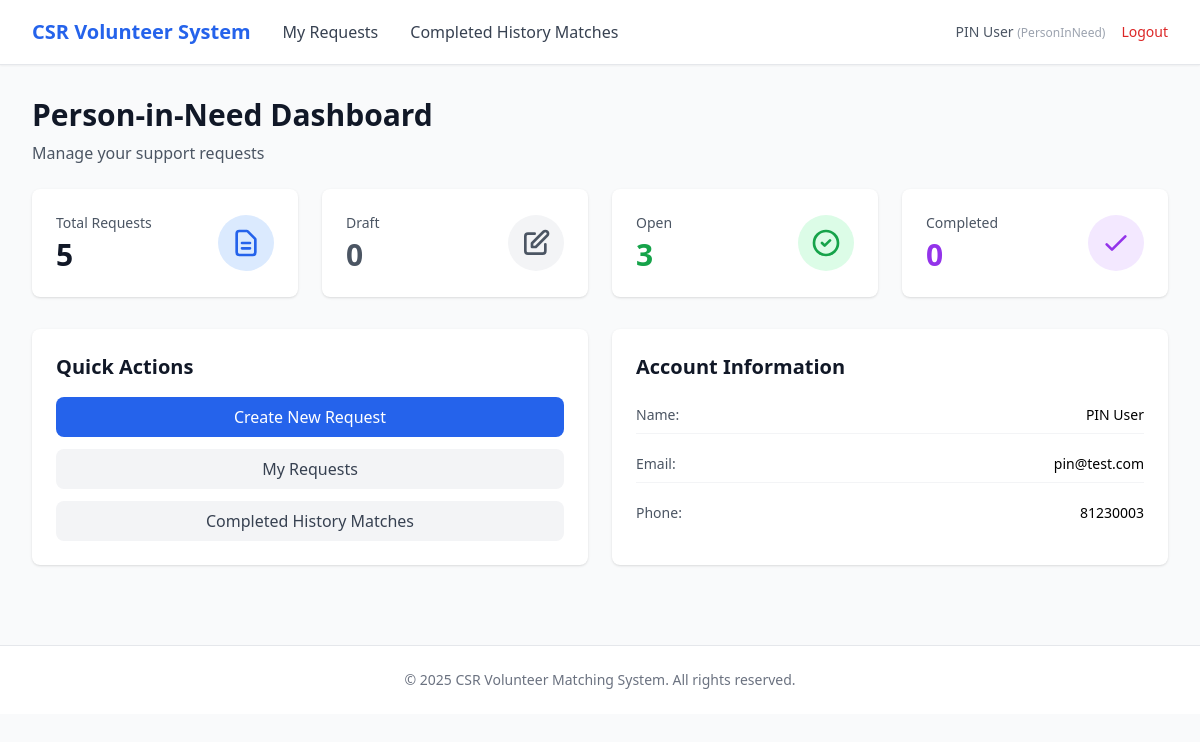
/pin/dashboard (signed in), run on the app's committed database.
### app/entity/user_account.py (models this page shows, shortened)
class UserAccount(UserMixin, db.Model):
    __tablename__ = "user_accounts"
    userID = db.Column(db.Integer, primary_key=True, autoincrement=True)  # explicit auto increment
    name = db.Column(db.String(100), nullable=False)
    email = db.Column(db.String(120), nullable=False, unique=True, index=True)
    _password = db.Column("password", db.String(255), nullable=False)
    age = db.Column(db.Integer)
    phoneNumber = db.Column(db.String(20))
    isActive = db.Column(db.Boolean, default=True)
    profileID = db.Column(db.Integer, db.ForeignKey("user_profiles.profileID"), nullable=False)
    profile = db.relationship("UserProfile", back_populates="users", lazy=True)
    @property
    def password(self):
        raise AttributeError("Password is write-only.")
    @password.setter
    def password(self, raw):
        self._password = generate_password_hash(raw)

### app/entity/user_profile.py (models this page shows)
class UserProfile(db.Model):
    __tablename__ = "user_profiles"
    profileID   = db.Column(db.Integer, primary_key=True, autoincrement=True)  # explicit auto increment
    profileName = db.Column(db.String(50), nullable=False, unique=True)
    description = db.Column(db.String(255))
    isActive    = db.Column(db.Boolean, default=True)
    users = db.relationship("UserAccount", back_populates="profile", lazy=True)

### app/boundary/routes.py (the view)
@boundary_bp.route("/pin/dashboard")
@login_required
def pin_dashboard():
    stats = {
        "total": Request.query.filter_by(pinID=current_user.userID).count(),
        "draft": Request.query.filter(
            Request.pinID == current_user.userID,
            Request.status.ilike("draft")
        ).count(),
        "open": Request.query.filter(
            Request.pinID == current_user.userID,
            Request.status.ilike("open")
        ).count(),
        "completed": Request.query.filter(
            Request.pinID == current_user.userID,
            Request.status.ilike("completed")
        ).count(),
    }
    matches_count = stats["completed"]
    return render_template(
        "pin/dashboard.html",
        stats=stats,
        matches_count=matches_count
    )

### app/entity/user_account.py (called while the page is built)
@login_manager.user_loader
def load_user(user_id):
    return UserAccount.query.get(int(user_id))

### app/templates/pin/dashboard.html (shortened to what this page needs)
{% extends "base.html" %}
{% block nav_links %}
<a href="{{ url_for('boundary.pin_requests') }}" class="text-gray-700 hover:text-primary">My Requests</a>
<a href="{{ url_for('boundary.pin_match_records') }}"  class="text-gray-700 hover:text-primary">Completed History Matches</a>
{% endblock %}
{% block content %}
<div class="mb-6">
    <h1 class="text-3xl font-bold text-gray-900">Person-in-Need Dashboard</h1>
    <p class="text-gray-600 mt-2">Manage your support requests</p>
</div>
<div class="grid grid-cols-1 md:grid-cols-4 gap-6 mb-8">
    <div class="bg-white rounded-lg shadow p-6">
        <div class="flex items-center justify-between">
            <div>
                <p class="text-sm text-gray-600">Total Requests</p>
                <p class="text-3xl font-bold text-gray-900 mt-1">{{ stats.total }}</p>
            </div>
            <div class="bg-blue-100 rounded-full p-3">
                <svg class="w-8 h-8 text-blue-600" fill="none" stroke="currentColor" viewBox="0 0 24 24">
                    <path stroke-linecap="round" stroke-linejoin="round" stroke-width="2" d="M9 12h6m-6 4h6m2 5H7a2 2 0 01-2-2V5a2 2 0 012-2h5.586a1 1 0 01.707.293l5.414 5.414a1 1 0 01.293.707V19a2 2 0 01-2 2z"></path>
                </svg>
            </div>
        </div>
    </div>
    <div class="bg-white rounded-lg shadow p-6">
        <div class="flex items-center justify-between">
            <div>
                <p class="text-sm text-gray-600">Draft</p>
                <p class="text-3xl font-bold text-gray-600 mt-1">{{ stats.draft }}</p>
            </div>
            <div class="bg-gray-100 rounded-full p-3">
                <svg class="w-8 h-8 text-gray-600" fill="none" stroke="currentColor" viewBox="0 0 24 24">
                    <path stroke-linecap="round" stroke-linejoin="round" stroke-width="2" d="M11 5H6a2 2 0 00-2 2v11a2 2 0 002 2h11a2 2 0 002-2v-5m-1.414-9.414a2 2 0 112.828 2.828L11.828 15H9v-2.828l8.586-8.586z"></path>
                </svg>
            </div>
        </div>
    </div>
    <div class="bg-white rounded-lg shadow p-6">
        <div class="flex items-center justify-between">
            <div>
                <p class="text-sm text-gray-600">Open</p>
                <p class="text-3xl font-bold text-green-600 mt-1">{{ stats.open }}</p>
            </div>
            <div class="bg-green-100 rounded-full p-3">
                <svg class="w-8 h-8 text-green-600" fill="none" stroke="currentColor" viewBox="0 0 24 24">
                    <path stroke-linecap="round" stroke-linejoin="round" stroke-width="2" d="M9 12l2 2 4-4m6 2a9 9 0 11-18 0 9 9 0 0118 0z"></path>
                </svg>
            </div>
        </div>
    </div>
    <div class="bg-white rounded-lg shadow p-6">
        <div class="flex items-center justify-between">
            <div>
                <p class="text-sm text-gray-600">Completed</p>
                <p class="text-3xl font-bold text-purple-600 mt-1">{{ matches_count }}</p>
            </div>
            <div class="bg-purple-100 rounded-full p-3">
                <svg class="w-8 h-8 text-purple-600" fill="none" stroke="currentColor" viewBox="0 0 24 24">
                    <path stroke-linecap="round" stroke-linejoin="round" stroke-width="2" d="M5 13l4 4L19 7"></path>
                </svg>
            </div>
        </div>
    </div>
</div>
<div class="grid grid-cols-1 md:grid-cols-2 gap-6">
    <div class="bg-white rounded-lg shadow p-6">
        <h2 class="text-xl font-bold text-gray-900 mb-4">Quick Actions</h2>
        <div class="space-y-3">
            <a href="{{ url_for('boundary.pin_create_request') }}"
               class="block w-full text-center px-4 py-2 bg-primary text-white rounded-lg hover:bg-blue-700 transition">
                Create New Request
            </a>
            <a href="{{ url_for('boundary.pin_requests') }}"
               class="block w-full text-center px-4 py-2 bg-gray-100 text-gray-700 rounded-lg hover:bg-gray-200 transition">
                My Requests
            </a>
            <a href="{{ url_for('boundary.pin_match_records') }}"
               class="block w-full text-center px-4 py-2 bg-gray-100 text-gray-700 rounded-lg hover:bg-gray-200 transition">
                Completed History Matches
            </a>
        </div>
    </div>
    <div class="bg-white rounded-lg shadow p-6">
        <h2 class="text-xl font-bold text-gray-900 mb-4">Account Information</h2>
        <div class="space-y-3 text-sm">
            <div class="flex justify-between py-2 border-b border-gray-100">
                <span class="text-gray-600">Name:</span>
                <span class="font-medium">{{ current_user.name }}</span>
            </div>
            <div class="flex justify-between py-2 border-b border-gray-100">
                <span class="text-gray-600">Email:</span>
                <span class="font-medium">{{ current_user.email }}</span>
            </div>
            <div class="flex justify-between py-2">
                <span class="text-gray-600">Phone:</span>
                <span class="font-medium">{{ current_user.phoneNumber or 'Not provided' }}</span>
            </div>
        </div>
    </div>
</div>
{% endblock %}

### app/templates/base.html (shortened to what this page needs)
<!DOCTYPE html>
<html lang="en">
<head>
    <script src="https://cdn.tailwindcss.com"></script>
</head>
<body class="bg-gray-50 min-h-screen">
    {% if current_user.is_authenticated %}
    <nav class="bg-white shadow-sm border-b border-gray-200">
        <div class="max-w-7xl mx-auto px-4 sm:px-6 lg:px-8">
            <div class="flex justify-between items-center h-16">
                <div class="flex items-center gap-8">
                    <a href="{{ url_for('boundary.login') }}" class="text-xl font-bold text-primary">
                        CSR Volunteer System
                    </a>
                    {% block nav_links %}{% endblock %}
                </div>
                <div class="flex items-center gap-4">
                    <span class="text-sm text-gray-600">
                        {{ current_user.name }}
                        <span class="text-xs text-gray-400">({{ current_user.profile.profileName }})</span>
                    </span>
                    <a href="{{ url_for('boundary.logout') }}" class="text-sm text-red-600 hover:text-red-700">
                        Logout
                    </a>
                </div>
            </div>
        </div>
    </nav>
    {% endif %}
    <main class="max-w-7xl mx-auto px-4 sm:px-6 lg:px-8 py-8">
        {% block content %}{% endblock %}
    </main>
    <footer class="bg-white border-t border-gray-200 mt-12">
        <div class="max-w-7xl mx-auto px-4 sm:px-6 lg:px-8 py-6">
            <p class="text-center text-sm text-gray-500">
                &copy; 2025 CSR Volunteer Matching System. All rights reserved.
            </p>
        </div>
    </footer>
</body>
</html>

### data on the page
UserAccount: name "PIN User", email "pin@test.com", phoneNumber "81230003"
UserProfile: profile.profileName "PersonInNeed"

### other printed values
{{ stats.total }} "5"
{{ stats.draft }} "0"
{{ stats.open }} "3"
{{ matches_count }} "0"
